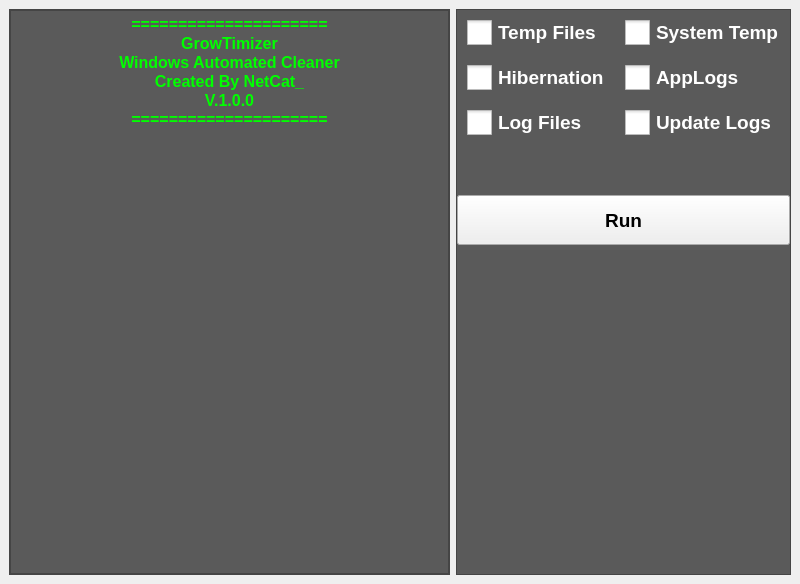
<?xml version="1.0" encoding="UTF-8"?>
<ui version="4.0">
 <class>MainWindow</class>
 <widget class="QMainWindow" name="MainWindow">
  <property name="geometry">
   <rect>
    <x>0</x>
    <y>0</y>
    <width>800</width>
    <height>584</height>
   </rect>
  </property>
  <property name="minimumSize">
   <size>
    <width>800</width>
    <height>550</height>
   </size>
  </property>
  <property name="windowTitle">
   <string>MainWindow</string>
  </property>
  <widget class="QWidget" name="centralwidget">
   <property name="styleSheet">
    <string notr="true">QFrame {
	background-color: rgb(90, 90, 90);
	color: white;
}</string>
   </property>
   <layout class="QHBoxLayout" name="horizontalLayout" stretch="1,0">
    <item>
     <widget class="QFrame" name="mainFrame">
      <property name="frameShape">
       <enum>QFrame::StyledPanel</enum>
      </property>
      <property name="frameShadow">
       <enum>QFrame::Raised</enum>
      </property>
      <layout class="QVBoxLayout" name="verticalLayout_2">
       <property name="spacing">
        <number>0</number>
       </property>
       <property name="leftMargin">
        <number>0</number>
       </property>
       <property name="topMargin">
        <number>0</number>
       </property>
       <property name="rightMargin">
        <number>0</number>
       </property>
       <property name="bottomMargin">
        <number>0</number>
       </property>
       <item>
        <widget class="QTextEdit" name="textEdit">
         <property name="font">
          <font>
           <pointsize>12</pointsize>
           <bold>true</bold>
          </font>
         </property>
         <property name="styleSheet">
          <string notr="true">QTextEdit{
	color: rgb(0, 255, 0);
}</string>
         </property>
         <property name="verticalScrollBarPolicy">
          <enum>Qt::ScrollBarAlwaysOff</enum>
         </property>
         <property name="readOnly">
          <bool>true</bool>
         </property>
         <property name="html">
          <string>&lt;!DOCTYPE HTML PUBLIC &quot;-//W3C//DTD HTML 4.0//EN&quot; &quot;http://www.w3.org/TR/REC-html40/strict.dtd&quot;&gt;
&lt;html&gt;&lt;head&gt;&lt;meta name=&quot;qrichtext&quot; content=&quot;1&quot; /&gt;&lt;meta charset=&quot;utf-8&quot; /&gt;&lt;style type=&quot;text/css&quot;&gt;
p, li { white-space: pre-wrap; }
hr { height: 1px; border-width: 0; }
li.unchecked::marker { content: &quot;\2610&quot;; }
li.checked::marker { content: &quot;\2612&quot;; }
&lt;/style&gt;&lt;/head&gt;&lt;body style=&quot; font-family:'Segoe UI'; font-size:12pt; font-weight:700; font-style:normal;&quot;&gt;
&lt;p align=&quot;center&quot; style=&quot; margin-top:0px; margin-bottom:0px; margin-left:0px; margin-right:0px; -qt-block-indent:0; text-indent:0px;&quot;&gt;=====================&lt;/p&gt;
&lt;p align=&quot;center&quot; style=&quot; margin-top:0px; margin-bottom:0px; margin-left:0px; margin-right:0px; -qt-block-indent:0; text-indent:0px;&quot;&gt;GrowTimizer&lt;/p&gt;
&lt;p align=&quot;center&quot; style=&quot; margin-top:0px; margin-bottom:0px; margin-left:0px; margin-right:0px; -qt-block-indent:0; text-indent:0px;&quot;&gt;Windows Automated Cleaner&lt;/p&gt;
&lt;p align=&quot;center&quot; style=&quot; margin-top:0px; margin-bottom:0px; margin-left:0px; margin-right:0px; -qt-block-indent:0; text-indent:0px;&quot;&gt;Created By NetCat_&lt;/p&gt;
&lt;p align=&quot;center&quot; style=&quot; margin-top:0px; margin-bottom:0px; margin-left:0px; margin-right:0px; -qt-block-indent:0; text-indent:0px;&quot;&gt;V.1.0.0&lt;/p&gt;
&lt;p align=&quot;center&quot; style=&quot; margin-top:0px; margin-bottom:0px; margin-left:0px; margin-right:0px; -qt-block-indent:0; text-indent:0px;&quot;&gt;=====================&lt;/p&gt;
&lt;p style=&quot;-qt-paragraph-type:empty; margin-top:0px; margin-bottom:0px; margin-left:0px; margin-right:0px; -qt-block-indent:0; text-indent:0px;&quot;&gt;&lt;br /&gt;&lt;/p&gt;&lt;/body&gt;&lt;/html&gt;</string>
         </property>
        </widget>
       </item>
      </layout>
     </widget>
    </item>
    <item>
     <widget class="QFrame" name="optionFrame">
      <property name="font">
       <font>
        <pointsize>14</pointsize>
       </font>
      </property>
      <property name="styleSheet">
       <string notr="true">QCheckBox {
	color: white;
	padding: 10px;
}
QCheckBox::indicator {
    width: 25px;
    height: 25px;
}
</string>
      </property>
      <property name="frameShape">
       <enum>QFrame::StyledPanel</enum>
      </property>
      <property name="frameShadow">
       <enum>QFrame::Raised</enum>
      </property>
      <layout class="QVBoxLayout" name="verticalLayout">
       <property name="spacing">
        <number>0</number>
       </property>
       <property name="leftMargin">
        <number>0</number>
       </property>
       <property name="topMargin">
        <number>0</number>
       </property>
       <property name="rightMargin">
        <number>0</number>
       </property>
       <property name="bottomMargin">
        <number>0</number>
       </property>
       <item>
        <layout class="QGridLayout" name="optionGrid">
         <item row="1" column="0">
          <widget class="QCheckBox" name="prefetch">
           <property name="font">
            <font>
             <pointsize>14</pointsize>
             <bold>true</bold>
            </font>
           </property>
           <property name="text">
            <string>Hibernation</string>
           </property>
          </widget>
         </item>
         <item row="1" column="1">
          <widget class="QCheckBox" name="appLogs">
           <property name="font">
            <font>
             <pointsize>14</pointsize>
             <bold>true</bold>
            </font>
           </property>
           <property name="text">
            <string>AppLogs</string>
           </property>
          </widget>
         </item>
         <item row="0" column="1">
          <widget class="QCheckBox" name="systemTemp">
           <property name="font">
            <font>
             <pointsize>14</pointsize>
             <bold>true</bold>
            </font>
           </property>
           <property name="text">
            <string>System Temp</string>
           </property>
          </widget>
         </item>
         <item row="2" column="0">
          <widget class="QCheckBox" name="logFiles">
           <property name="font">
            <font>
             <pointsize>14</pointsize>
             <bold>true</bold>
            </font>
           </property>
           <property name="text">
            <string>Log Files</string>
           </property>
          </widget>
         </item>
         <item row="0" column="0">
          <widget class="QCheckBox" name="tempFiles">
           <property name="font">
            <font>
             <pointsize>14</pointsize>
             <bold>true</bold>
            </font>
           </property>
           <property name="text">
            <string>Temp Files</string>
           </property>
          </widget>
         </item>
         <item row="2" column="1">
          <widget class="QCheckBox" name="updateLogs">
           <property name="font">
            <font>
             <pointsize>14</pointsize>
             <bold>true</bold>
            </font>
           </property>
           <property name="styleSheet">
            <string notr="true"/>
           </property>
           <property name="text">
            <string>Update Logs</string>
           </property>
          </widget>
         </item>
        </layout>
       </item>
       <item>
        <widget class="QPushButton" name="pushButton">
         <property name="minimumSize">
          <size>
           <width>0</width>
           <height>100</height>
          </size>
         </property>
         <property name="font">
          <font>
           <pointsize>14</pointsize>
           <bold>true</bold>
          </font>
         </property>
         <property name="focusPolicy">
          <enum>Qt::StrongFocus</enum>
         </property>
         <property name="styleSheet">
          <string notr="true">QPushButton {
	margin-top: 50px;
}</string>
         </property>
         <property name="text">
          <string>Run</string>
         </property>
        </widget>
       </item>
       <item>
        <spacer name="verticalSpacer">
         <property name="orientation">
          <enum>Qt::Vertical</enum>
         </property>
         <property name="sizeHint" stdset="0">
          <size>
           <width>20</width>
           <height>391</height>
          </size>
         </property>
        </spacer>
       </item>
      </layout>
     </widget>
    </item>
   </layout>
  </widget>
 </widget>
 <resources/>
 <connections/>
</ui>
